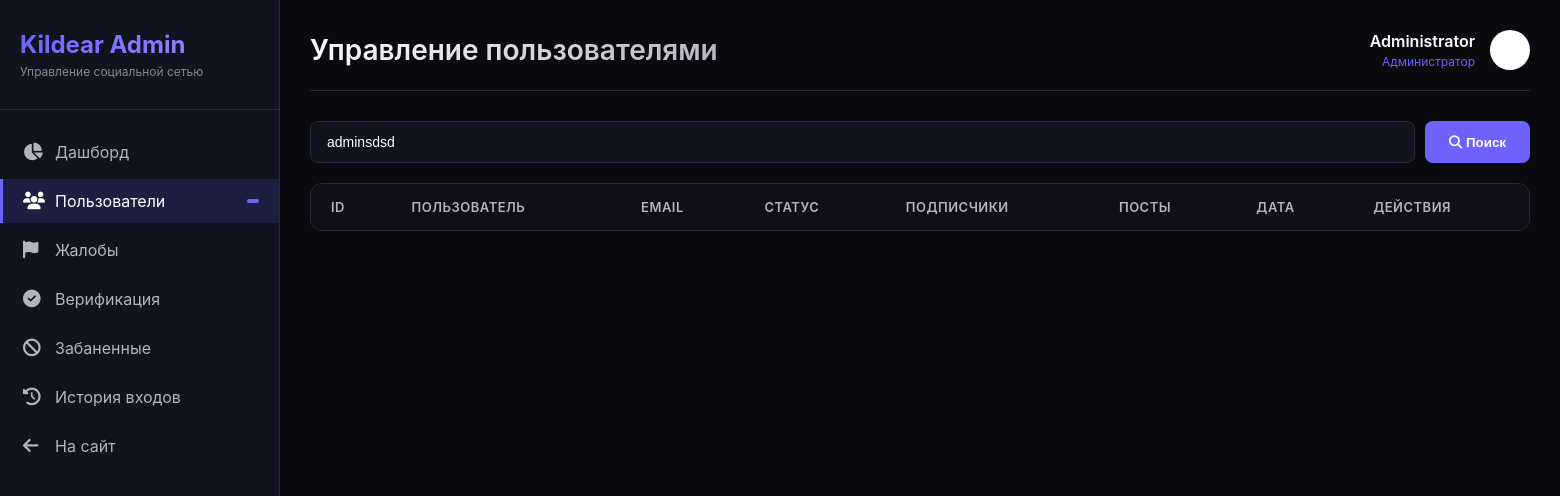
The app's page /admin/users?search=adminsdsd (signed in), older data.
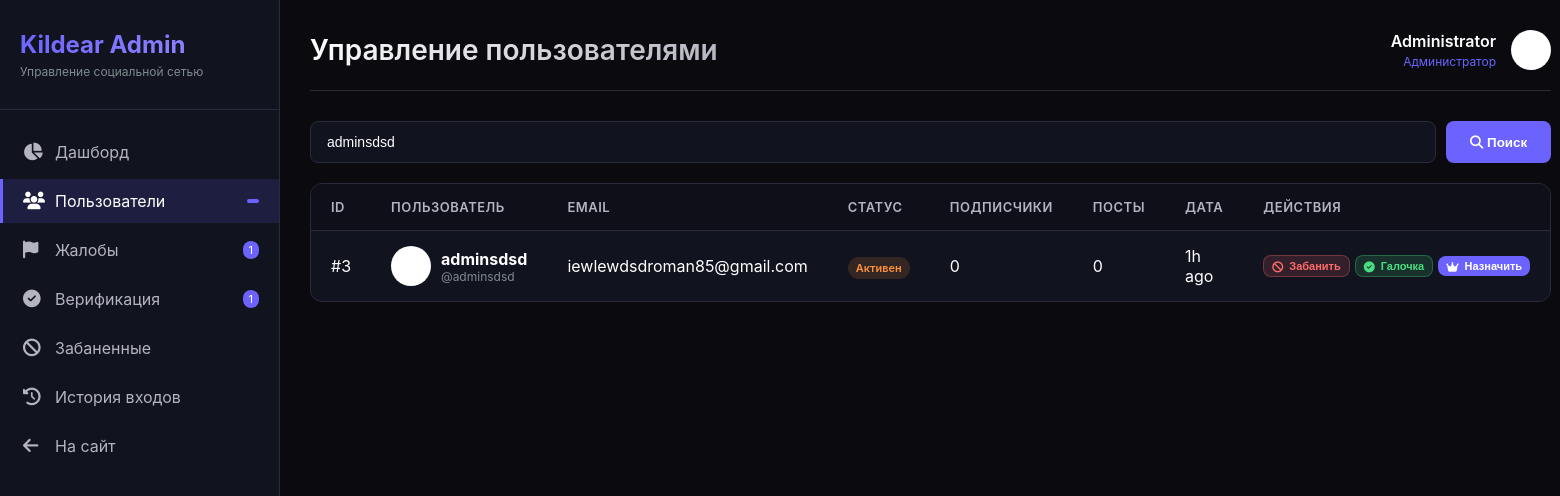
The same page, newer data.
### app.py (models this page shows, shortened)
class User(UserMixin, db.Model):
    id = db.Column(db.Integer, primary_key=True)
    username = db.Column(db.String(40), unique=True, nullable=False)
    email = db.Column(db.String(120), unique=True, nullable=False)
    password_hash = db.Column(db.String(256), nullable=False)
    display_name = db.Column(db.String(60), default="")
    bio = db.Column(db.String(500), default="")
    preset_avatar = db.Column(db.Integer, default=1)
    preset_cover = db.Column(db.Integer, nullable=True)
    website = db.Column(db.String(200), default="")
    location = db.Column(db.String(100), default="")
    accent_color = db.Column(db.String(7), default="#6c63ff")
    is_private = db.Column(db.Boolean, default=False)
    is_verified = db.Column(db.Boolean, default=False)
    is_banned = db.Column(db.Boolean, default=False)
    is_admin = db.Column(db.Boolean, default=False)
    is_online = db.Column(db.Boolean, default=False)
    last_seen = db.Column(db.DateTime, default=datetime.utcnow)
    created_at = db.Column(db.DateTime, default=datetime.utcnow)
    two_factor_enabled = db.Column(db.Boolean, default=False)
    two_factor_secret = db.Column(db.String(32), nullable=True)
    following = db.relationship(
        "User", secondary=follows,
        primaryjoin=follows.c.follower_id == id,
        secondaryjoin=follows.c.followed_id == id,
        backref=db.backref("followers", lazy="dynamic"),
        lazy="dynamic"
    )
    blocked_users = db.relationship(
        "User", secondary=blocks,
        primaryjoin=blocks.c.blocker_id == id,
        secondaryjoin=blocks.c.blocked_id == id,
        backref=db.backref("blocked_by", lazy="dynamic"),
        lazy="dynamic"
    )
    posts = db.relationship("Post", backref="author", lazy="dynamic", foreign_keys="Post.user_id")
    sent_msgs = db.relationship("Message", backref="sender", lazy="dynamic", foreign_keys="Message.sender_id")
    recv_msgs = db.relationship("Message", backref="receiver", lazy="dynamic", foreign_keys="Message.receiver_id")
    notifications = db.relationship("Notification", backref="recipient", lazy="dynamic",
                                    foreign_keys="Notification.user_id")
    comments = db.relationship("Comment", backref="author", lazy="dynamic")
    owned_groups = db.relationship("Group", backref="owner", lazy="dynamic")
    owned_channels = db.relationship("Channel", backref="owner", lazy="dynamic")
    login_history = db.relationship("LoginHistory", backref="user", lazy="dynamic")
    @property
    def follower_count(self):
        return self.followers.count()
    @property
    def post_count(self):
        return self.posts.count()

### app.py (the view)
@app.route("/admin/users")
@login_required
@admin_required
def admin_users():
    page = request.args.get("page", 1, type=int)
    search = request.args.get("search", "")
    query = User.query
    if search:
        query = query.filter(
            or_(
                User.username.ilike(f"%{search}%"),
                User.email.ilike(f"%{search}%"),
                User.display_name.ilike(f"%{search}%")
            )
        )
    users = query.order_by(User.created_at.desc()).paginate(
        page=page, per_page=20, error_out=False
    )
    return render_template("admin/users.html", users=users, search=search)

### app.py (called while the page is built)
@app.template_filter('timeago')
def timeago_filter(date):
    if not date:
        return 'recently'
    now = datetime.utcnow()
    diff = now - date
    if diff.days > 365:
        return f"{diff.days // 365}y ago"
    elif diff.days > 30:
        return f"{diff.days // 30}mo ago"
    elif diff.days > 0:
        return f"{diff.days}d ago"
    elif diff.seconds > 3600:
        return f"{diff.seconds // 3600}h ago"
    elif diff.seconds > 60:
        return f"{diff.seconds // 60}m ago"
    else:
        return "just now"

def admin_required(f):
    @wraps(f)
    def decorated_function(*args, **kwargs):
        if not current_user.is_authenticated or not current_user.is_admin:
            abort(403)
        return f(*args, **kwargs)
    return decorated_function

def get_client_ip():
    if request.headers.get('X-Forwarded-For'):
        return request.headers.get('X-Forwarded-For').split(',')[0].strip()
    return request.remote_addr or '0.0.0.0'

@login_mgr.user_loader
def load_user(user_id):
    return db.session.get(User, int(user_id))

### templates/admin/users.html (shortened to what the changed rows need)
{% extends "admin/base_admin.html" %}
{% block header %}Управление пользователями{% endblock %}
{% block content %}
<div class="admin-table-container">
    <table class="admin-table">
        <thead>
            <tr>
                <th>ID</th>
                <th>Пользователь</th>
                <th>Email</th>
                <th>Статус</th>
                <th>Подписчики</th>
                <th>Посты</th>
                <th>Дата</th>
                <th>Действия</th>
            </tr>
        </thead>
        <tbody>
            {% for user in users.items %}
            <tr>
                <td>#{{ user.id }}</td>
                <td>
                    <div style="display: flex; align-items: center; gap: 10px;">
                        <img src="{{ user.avatar or '/static/default_avatar.png' }}" style="width: 40px; height: 40px; border-radius: 50%; object-fit: cover;">
                        <div>
                            <strong>{{ user.display_name or user.username }}</strong>
                            <div style="font-size: 12px; color: #7f8c8d;">@{{ user.username }}</div>
                        </div>
                    </div>
                </td>
                <td>{{ user.email }}</td>
                <td>
                    {% if user.is_banned %}
                    <span class="badge badge-danger">Забанен</span>
                    {% elif user.is_verified %}
                    <span class="badge badge-success">Верифицирован</span>
                    {% elif user.is_admin %}
                    <span class="badge badge-info">Админ</span>
                    {% else %}
                    <span class="badge badge-warning">Активен</span>
                    {% endif %}
                </td>
                <td>{{ user.follower_count }}</td>
                <td>{{ user.post_count }}</td>
                <td>{{ user.created_at|timeago }}</td>
                <td>
                    <div style="display: flex; gap: 5px;">
                        {% if not user.is_admin or user.id != current_user.id %}
                            {% if user.is_banned %}
                            <form method="POST" action="{{ url_for('admin_toggle_ban', user_id=user.id) }}" style="display: inline;">
                                <input type="hidden" name="csrf_token" value="{{ csrf_token() }}">
                                <button type="submit" class="admin-btn admin-btn-success" style="padding: 4px 8px; font-size: 11px;" onclick="return confirm('Разбанить пользователя {{ user.username }}?')">
                                    <i class="fa-solid fa-check"></i> Разбанить
                                </button>
                            </form>
                            {% else %}
                            <form method="POST" action="{{ url_for('admin_toggle_ban', user_id=user.id) }}" style="display: inline;">
                                <button type="submit" class="admin-btn admin-btn-danger" style="padding: 4px 8px; font-size: 11px;" onclick="return confirm('Забанить пользователя {{ user.username }}?')">
                                    <i class="fa-solid fa-ban"></i> Забанить
                                </button>
                            </form>
                            {% endif %}
                            {% if user.is_verified %}
                            <form method="POST" action="{{ url_for('admin_toggle_verify', user_id=user.id) }}" style="display: inline;">
                                <input type="hidden" name="csrf_token" value="{{ csrf_token() }}">
                                <button type="submit" class="admin-btn admin-btn-warning" style="padding: 4px 8px; font-size: 11px;" onclick="return confirm('Снять верификацию с {{ user.username }}?')">
                                    <i class="fa-solid fa-circle-check"></i> Снять
                                </button>
                            </form>
                            {% else %}
                            <form method="POST" action="{{ url_for('admin_toggle_verify', user_id=user.id) }}" style="display: inline;">
                                <button type="submit" class="admin-btn admin-btn-success" style="padding: 4px 8px; font-size: 11px;" onclick="return confirm('Верифицировать пользователя {{ user.username }}?')">
                                    <i class="fa-solid fa-check-circle"></i> Галочка
                                </button>
                            </form>
                            {% endif %}
                            {% if user.is_admin %}
                            <form method="POST" action="{{ url_for('admin_toggle_admin', user_id=user.id) }}" style="display: inline;">
                                <input type="hidden" name="csrf_token" value="{{ csrf_token() }}">
                                <button type="submit" class="admin-btn admin-btn-danger" style="padding: 4px 8px; font-size: 11px;" onclick="return confirm('Лишить прав администратора {{ user.username }}?')">
                                    <i class="fa-solid fa-crown"></i> Снять
                                </button>
                            </form>
                            {% else %}
                            <form method="POST" action="{{ url_for('admin_toggle_admin', user_id=user.id) }}" style="display: inline;">
                                <button type="submit" class="admin-btn admin-btn-primary" style="padding: 4px 8px; font-size: 11px;" onclick="return confirm('Назначить администратором {{ user.username }}?')">
                                    <i class="fa-solid fa-crown"></i> Назначить
                                </button>
                            </form>
                            {% endif %}
                        {% endif %}
                    </div>
                </td>
            </tr>
            {% endfor %}
        </tbody>
    </table>
</div>
{% endblock %}

### templates/admin/base_admin.html (shortened to what this page needs)
<!DOCTYPE html>
<html lang="ru">
<head>
    <link rel="stylesheet" href="https://cdnjs.cloudflare.com/ajax/libs/font-awesome/6.4.0/css/all.min.css">
</head>
<body>
    <div class="admin-layout">
        <div class="admin-sidebar">
            <div class="admin-logo">
                <h2>Kildear Admin</h2>
                <p>Управление социальной сетью</p>
            </div>
            <ul class="admin-nav">
                <li class="admin-nav-item">
                    <a href="{{ url_for('admin_dashboard') }}" class="admin-nav-link {% if request.endpoint == 'admin_dashboard' %}active{% endif %}">
                        <i class="fa-solid fa-chart-pie"></i>
                        <span>Дашборд</span>
                    </a>
                </li>
                <li class="admin-nav-item">
                    <a href="{{ url_for('admin_users') }}" class="admin-nav-link {% if request.endpoint == 'admin_users' %}active{% endif %}">
                        <i class="fa-solid fa-users"></i>
                        <span>Пользователи</span>
                        <span class="admin-badge">{{ stats.total_users if stats else 0 }}</span>
                    </a>
                </li>
                <li class="admin-nav-item">
                    <a href="{{ url_for('admin_reports') }}" class="admin-nav-link {% if request.endpoint == 'admin_reports' %}active{% endif %}">
                        <i class="fa-solid fa-flag"></i>
                        <span>Жалобы</span>
                        {% if stats and stats.total_reports %}
                        <span class="admin-badge">{{ stats.total_reports }}</span>
                        {% endif %}
                    </a>
                </li>
                <li class="admin-nav-item">
                    <a href="{{ url_for('admin_verification') }}" class="admin-nav-link {% if request.endpoint == 'admin_verification' %}active{% endif %}">
                        <i class="fa-solid fa-check-circle"></i>
                        <span>Верификация</span>
                        {% if stats and stats.pending_verification %}
                        <span class="admin-badge">{{ stats.pending_verification }}</span>
                        {% endif %}
                    </a>
                </li>
                <li class="admin-nav-item">
                    <a href="{{ url_for('admin_banned') }}" class="admin-nav-link {% if request.endpoint == 'admin_banned' %}active{% endif %}">
                        <i class="fa-solid fa-ban"></i>
                        <span>Забаненные</span>
                    </a>
                </li>
                <li class="admin-nav-item">
                    <a href="{{ url_for('admin_logs') }}" class="admin-nav-link {% if request.endpoint == 'admin_logs' %}active{% endif %}">
                        <i class="fa-solid fa-history"></i>
                        <span>История входов</span>
                    </a>
                </li>
                <li class="admin-nav-item">
                    <a href="{{ url_for('index') }}" class="admin-nav-link">
                        <i class="fa-solid fa-arrow-left"></i>
                        <span>На сайт</span>
                    </a>
                </li>
            </ul>
        </div>
        <div class="admin-main">
            <div class="admin-header">
                <h1>{% block header %}Панель управления{% endblock %}</h1>
                <div class="admin-user">
                    <div class="admin-user-info">
                        <div class="admin-user-name">{{ current_user.display_name or current_user.username }}</div>
                        <div class="admin-user-role">Администратор</div>
                    </div>
                    <img src="{{ current_user.avatar or '/static/default_avatar.png' }}" alt="Admin">
                </div>
            </div>
            {% block content %}{% endblock %}
        </div>
    </div>
</body>
</html>

Row changes from the older to the newer data that the page shows:
added User: id "3", display_name "adminsdsd", username "adminsdsd", email "iewlewdsdroman85@gmail.com", is_banned "Активен", follower_count "0", post_count "0", created_at "1h ago"
Text that changed along with them:
{{ stats.total_reports }}: (not shown) → "1"
{{ stats.pending_verification }}: (not shown) → "1"
